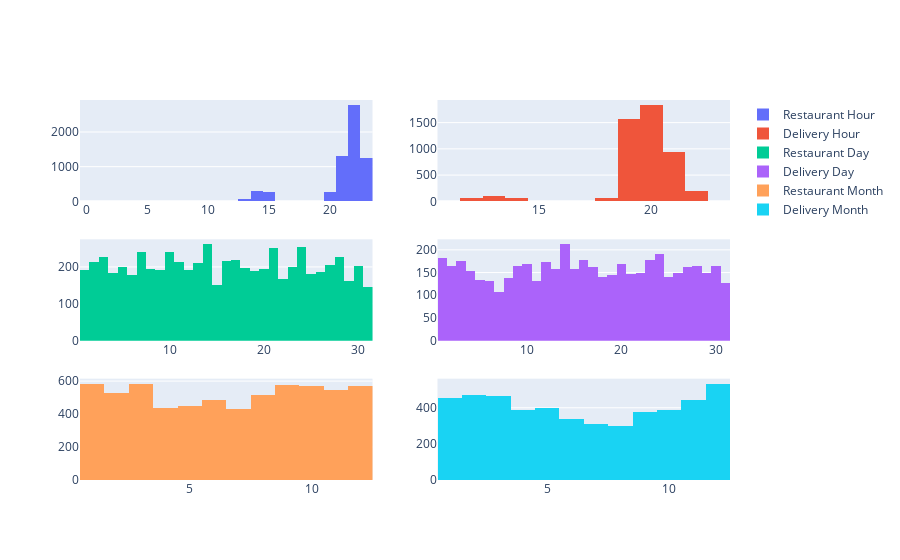

The cell this chart's notebook holds for it:
### Code cell
# Explore orders/revenue changes between hours/days/months 
df_orders["Day"] =pd.DatetimeIndex(df_orders.InvoiceDateHour).day #most frequent days 
df_orders["Hour"] = pd.DatetimeIndex(df_orders.InvoiceDateHour).hour #most frequent request hours 
df_orders["Month"] = pd.DatetimeIndex(df_orders.InvoiceDateHour).month #most frequent request months 

# Split into restaurant orders and deliveries
df_rest = df_orders[df_orders.IsDelivery == 0] 
df_deli = df_orders[df_orders.IsDelivery == 1] 


fig = make_subplots(3,2)

fig.add_trace(go.Histogram(x=df_rest.Hour,nbinsx=24, name="Restaurant Hour"),1,1)
fig.add_trace(go.Histogram(x=df_deli.Hour,nbinsx=24, name="Delivery Hour"),1,2)

fig.add_trace(go.Histogram(x=df_rest.Day,nbinsx=31, name="Restaurant Day"),2,1)
fig.add_trace(go.Histogram(x=df_deli.Day,nbinsx=31, name="Delivery Day"),2,2)

fig.add_trace(go.Histogram(x=df_rest.Month,nbinsx=12, name="Restaurant Month"),3,1)
fig.add_trace(go.Histogram(x=df_deli.Month,nbinsx=12, name="Delivery Month"),3,2)
  
fig.show()

### Figure 1 — Plotly figure (JSON) as saved in the notebook; plotly's stock layout.template omitted (floating-point values rounded to 4 significant figures; data arrays with more than 128 entries replaced by an {"elided": "..."} marker saying what was removed)
{"data": [{"name": "Restaurant Hour", "nbinsx": 24, "type": "histogram", "x": {"elided": "6281 int values"}, "xaxis": "x", "yaxis": "y"}, {"name": "Delivery Hour", "nbinsx": 24, "type": "histogram", "x": {"elided": "4866 int values"}, "xaxis": "x2", "yaxis": "y2"}, {"name": "Restaurant Day", "nbinsx": 31, "type": "histogram", "x": {"elided": "6281 int values"}, "xaxis": "x3", "yaxis": "y3"}, {"name": "Delivery Day", "nbinsx": 31, "type": "histogram", "x": {"elided": "4866 int values"}, "xaxis": "x4", "yaxis": "y4"}, {"name": "Restaurant Month", "nbinsx": 12, "type": "histogram", "x": {"elided": "6281 int values"}, "xaxis": "x5", "yaxis": "y5"}, {"name": "Delivery Month", "nbinsx": 12, "type": "histogram", "x": {"elided": "4866 int values"}, "xaxis": "x6", "yaxis": "y6"}], "layout": {"xaxis": {"anchor": "y", "domain": [0, 0.45]}, "xaxis2": {"anchor": "y2", "domain": [0.55, 1]}, "xaxis3": {"anchor": "y3", "domain": [0, 0.45]}, "xaxis4": {"anchor": "y4", "domain": [0.55, 1]}, "xaxis5": {"anchor": "y5", "domain": [0, 0.45]}, "xaxis6": {"anchor": "y6", "domain": [0.55, 1]}, "yaxis": {"anchor": "x", "domain": [0.7333, 1]}, "yaxis2": {"anchor": "x2", "domain": [0.7333, 1]}, "yaxis3": {"anchor": "x3", "domain": [0.3667, 0.6333]}, "yaxis4": {"anchor": "x4", "domain": [0.3667, 0.6333]}, "yaxis5": {"anchor": "x5", "domain": [0, 0.2667]}, "yaxis6": {"anchor": "x6", "domain": [0, 0.2667]}}}
